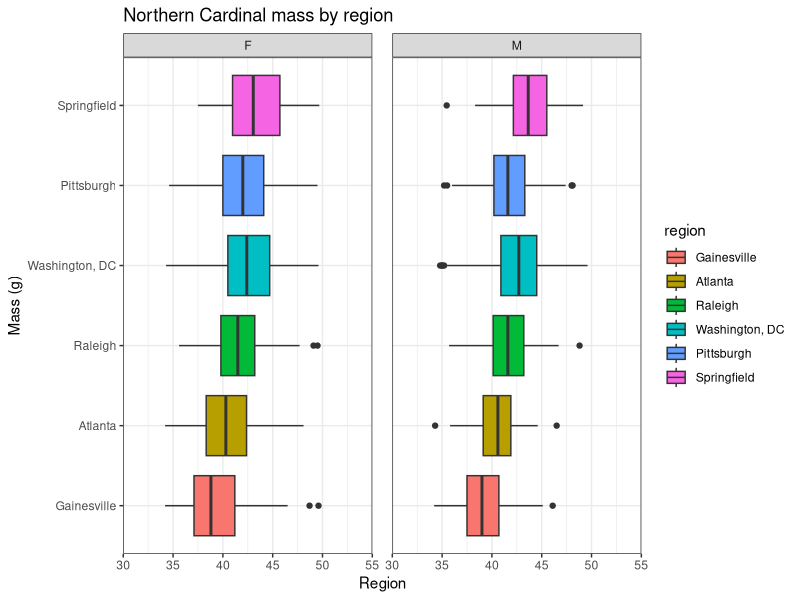

Source code (R): (Note: this script raises an error after producing the figure.)
## ---- chunk 1
knitr::opts_chunk$set(echo = TRUE)

library(knitr) ; library(kableExtra)

options(knitr.table.format = "html")

# set up ------------------------------------------------------------------

library(tidyverse)


# functions ---------------------------------------------------------------

# Function to add region to a plot (based on siteId field):

addRegion <- function(x){
  xState <- str_sub(x, start = -3, end = -2)
  case_when(
    xState == 'GA' ~ 'Atlanta',
    xState == 'CO' ~ 'Colorado',
    xState == 'FL' ~ 'Gainesville',
    xState == 'NC' ~ 'Raleigh',
    xState == 'PA' ~ 'Pittsburgh',
    xState == 'MA' ~ 'Springfield',
    xState %in% c('MD','DC', 'VA') ~ 'Washington, DC',
    TRUE ~ 'noData'
  )
}

# Outlier functions:


outlierBottom <- function(x){
  median(x) - 2.5*mad(x)
}

outlierTop <- function(x){
  median(x) + 2.5*mad(x)
}

outlierFilter <- function(df, var, x){
  df %>%
    filter(var > outlierBottom(x)) %>%
    filter(var < outlierTop(x))
}

outlierFilter <- function(df, x){
  # Column to analyze:
  colName <- enquo(x)
  # Get values vector:
  values <- df %>% 
    select(!!colName) %>%
    filter((!!colName) < 1000) %>%
    unlist(use.names = FALSE)
  # Filter:
  df %>%
    filter(!is.na((!!colName))) %>%
    filter(
      (!!colName) > median(values) - 2.5*mad(values)) %>%
    filter(
      (!!colName) < median(values) + 2.5*mad(values)
      )
}

# add data ----------------------------------------------------------------


# captures

captures <-
  suppressWarnings(
    read_csv('nocaReport/captureTable.csv') %>%
      setNames(str_replace_all(names(.), 'Capture', '')) %>%
      select(siteID, date, obs:bandNumber, mass:sex) %>%
      mutate(tl  = as.numeric(tl))
  ) %>%
   mutate(region = addRegion(siteID)) %>%
  filter(!region %in% c('Colorado', 'noData')) %>%
  mutate(region = factor(
    region,
    levels = c('Gainesville', 'Atlanta', 'Raleigh', 'Washington, DC', 'Pittsburgh', 'Springfield'))
    )

# NOCA captures:

noca <-
  captures %>%
  filter(spp == 'NOCA')

# Locations:

locations <-
  read_csv('nocaReport/locationTable.csv') %>%
  setNames(str_replace_all(names(.), 'Location', '')) %>%
  select(siteID, long, lat)


## ---- chunk 2
noca %>%
  filter(enc == 'B') %>%
  nrow() %>%
  cat()
## ---- chunk 3
noca %>%
  filter(enc == 'R') %>%
  nrow() %>%
  cat()
## ---- chunk 4
noca %>%
  filter(age %in% c('HY', 'L')) %>%
  nrow() %>%
  cat()
## ---- chunk 5
noca %>%
  filter(age %in% c('AHY', 'ASY', 'SY')) %>%
  nrow() %>%
  cat()
## ---- chunk 6
noca %>%
  filter(age %in% c('noData', 'U')) %>%
  nrow() %>%
  cat()
## ---- chunk 7
noca %>%
  filter(sex  == 'F') %>%
  nrow() %>%
  cat()
## ---- chunk 8
noca %>%
  filter(sex == 'M') %>%
  nrow() %>%
  cat()
## ---- chunk 9
noca %>%
  filter(sex %in% c('noData', 'U')) %>%
  nrow() %>%
  cat()
## ---- chunk 10
noca %>%
  filter(region == 'Atlanta') %>%
  nrow() %>%
  cat()
## ---- chunk 11
noca %>%
  filter(region == 'Gainesville') %>%
  nrow() %>%
  cat()
## ---- chunk 12
noca %>%
  filter(region == 'Pittsburgh') %>%
  nrow() %>%
  cat()
## ---- chunk 13
noca %>%
  filter(region == 'Raleigh') %>%
  nrow() %>%
  cat()
## ---- chunk 14
noca %>%
  filter(region == 'Springfield') %>%
  nrow() %>%
  cat()
## ---- chunk 15
noca %>%
  filter(region == 'Washington, DC') %>%
  nrow() %>%
  cat()
## ---- chunk 16
noca %>%
  filter(sex %in% c('M', 'F')) %>%
  outlierFilter(mass) %>%
  ggplot(aes(x = region, y = mass)) +
  geom_boxplot(aes(fill = region)) +
  facet_wrap(~sex) +
  coord_flip() +
   labs(title = 'Northern Cardinal mass by region',
       x = 'Mass (g)',
       y = 'Region') +
  scale_y_continuous(expand = c(0,0),
                     limits = c(30, 55)) +
  theme_bw() +
  theme(
    panel.spacing.x = unit(1, "lines")
  )
## ---- chunk 17
noca %>%
  filter(sex %in% c('M', 'F')) %>%
  outlierFilter(wing) %>%
  mutate(sex = factor(sex, labels = c('Female', 'Male'))) %>%
  ggplot(aes(x = region, y = wing)) +
  geom_boxplot(aes(fill = region)) +
  facet_wrap(~sex) +
  labs(title = 'Northern Cardinal wing chord length by region',
       x = 'Wing chord (mm)',
       y = 'Region') +
  coord_flip() +
  scale_y_continuous(expand = c(0,0),
                     limits = c(80, 100)) +
  theme_bw() +
  theme(
    panel.spacing.x = unit(1, "lines")
  )
## ---- chunk 18
noca %>%
  filter(sex %in% c('M', 'F')) %>%
  outlierFilter(tl) %>%
  mutate(sex = factor(sex, labels = c('Female', 'Male'))) %>%
  ggplot(aes(x = region, y = tl)) +
  geom_boxplot(aes(fill = region)) +
  facet_wrap(~sex) +
  labs(title = 'Northern Cardinal tail length by region',
       x = 'Tail (mm)',
       y = 'Region') +
  coord_flip() +
  scale_y_continuous(expand = c(0,0),
                     limits = c(80, 120)) +
  theme_bw() +
  theme(
    panel.spacing.x = unit(1, "lines")
  )
## ---- chunk 19

noca %>%
  filter(sex %in% c('M', 'F')) %>%
  outlierFilter(mass) %>%
  outlierFilter(wing) %>%
  mutate(sex = factor(sex, labels = c('Female', 'Male'))) %>%
  ggplot(aes(x = mass, y = wing)) +
  geom_point(aes(color = region), alpha = 0.2) +
  stat_smooth(aes(color = region, fill = region), method = 'glm') +
  facet_wrap(~sex) +
  labs(title = 'Northern Cardinal mass:wing by region',
       x = 'Mass (g)',
       y = 'Wing (mm)') +
  theme_bw() +
  theme(
    panel.spacing.x = unit(1, "lines")
  )
